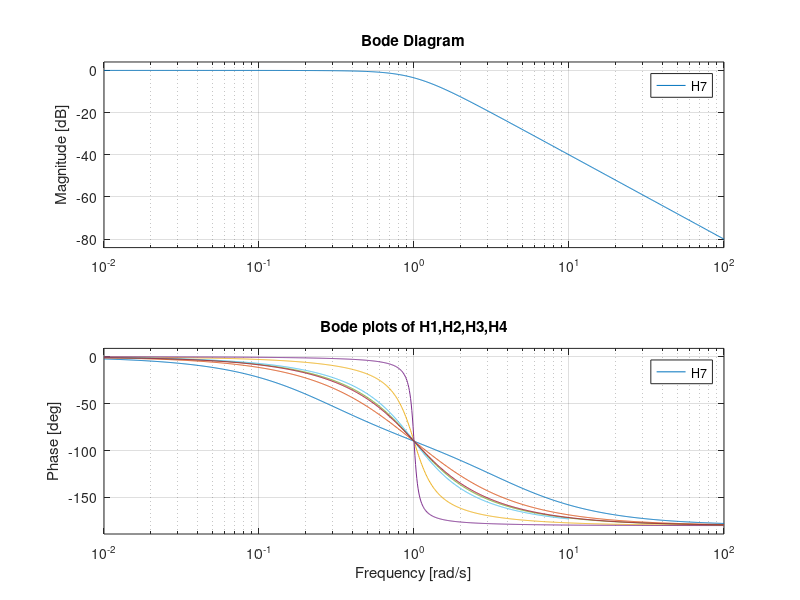
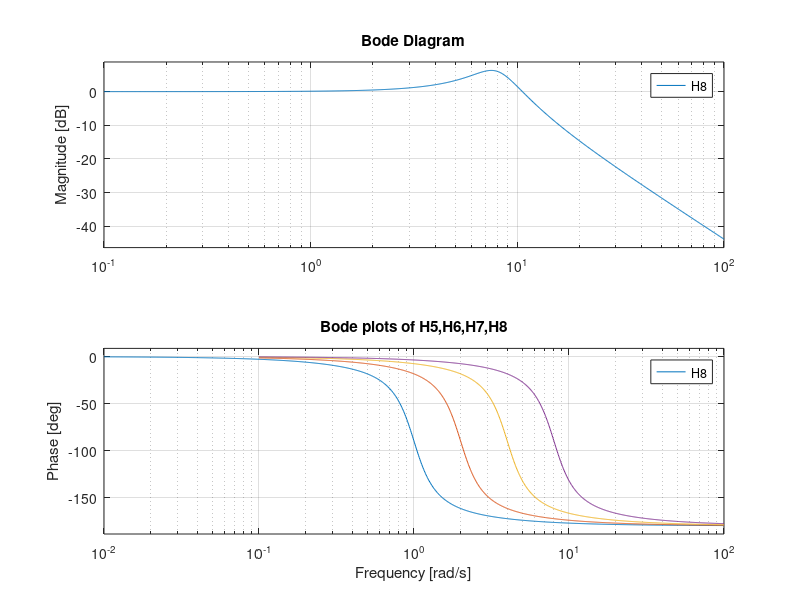

The MATLAB script that drew these images, in order:

Q1 = 1/4;
Q2 = 1/2;
Q3 = 2;
Q4 = 10;
Q5 = 1/sqrt(2);
Q6 = Q5+0.1;
Q7 = 2/3;
s = tf('s');
H1 = 1/(s^2 + (1/Q1)*s + 1);
H2 = 1/(s^2 + (1/Q2)*s + 1);
H3 = 1/(s^2 + (1/Q3)*s + 1);
H4 = 1/(s^2 + (1/Q4)*s + 1);
H5 = 1/(s^2 + (1/Q5)*s + 1);
H6 = 1/(s^2 + (1/Q6)*s + 1);
H7 = 1/(s^2 + (1/Q7)*s + 1);
figure;
bode(H1);
legend('H1');
title('Bode plots of H1,H2,H3,H4');
hold on;
bode(H2);
hold on;
bode(H3);
hold on;
bode(H4);
hold on;
bode(H5);
hold on;
bode(H6);
hold on;
bode(H7);
omega5 = 1;
omega6 = 2;
omega7 = 4;
omega8 = 8;
H5 = ((omega5)^2)/(s^2 + (omega5/2)*s + ((omega5)^2));
H6 = ((omega6)^2)/(s^2 + (omega6/2)*s + ((omega6)^2));
H7 = ((omega7)^2)/(s^2 + (omega7/2)*s + ((omega7)^2));
H8 = ((omega8)^2)/(s^2 + (omega8/2)*s + ((omega8)^2));
figure;

bode(H5);
legend('H5');
title('Bode plots of H5,H6,H7,H8');
hold on;
bode(H6);

hold on;
bode(H7);

hold on;
bode(H8);


